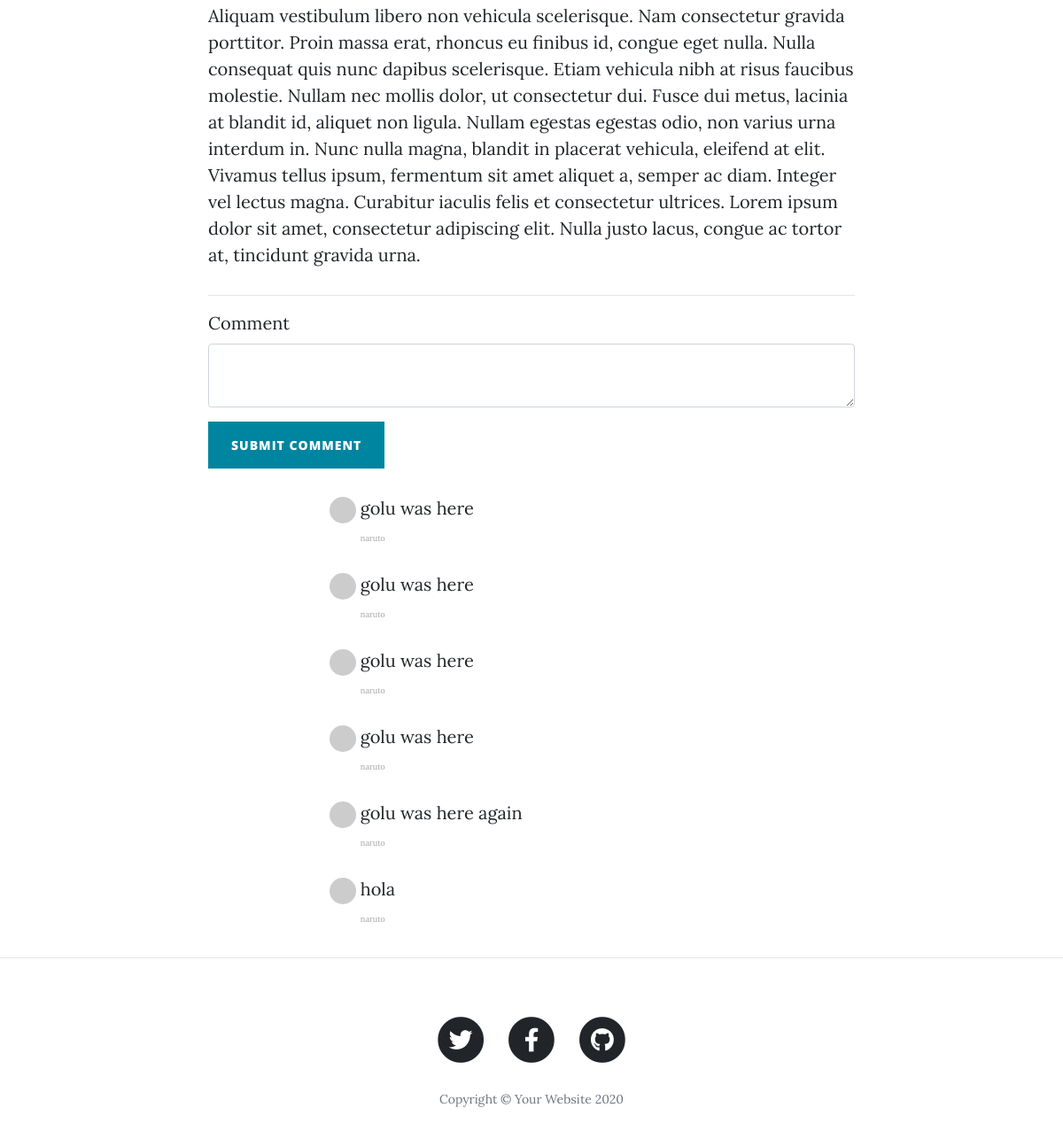
/post/1 (lower part), run on an earlier commit of the app's database.
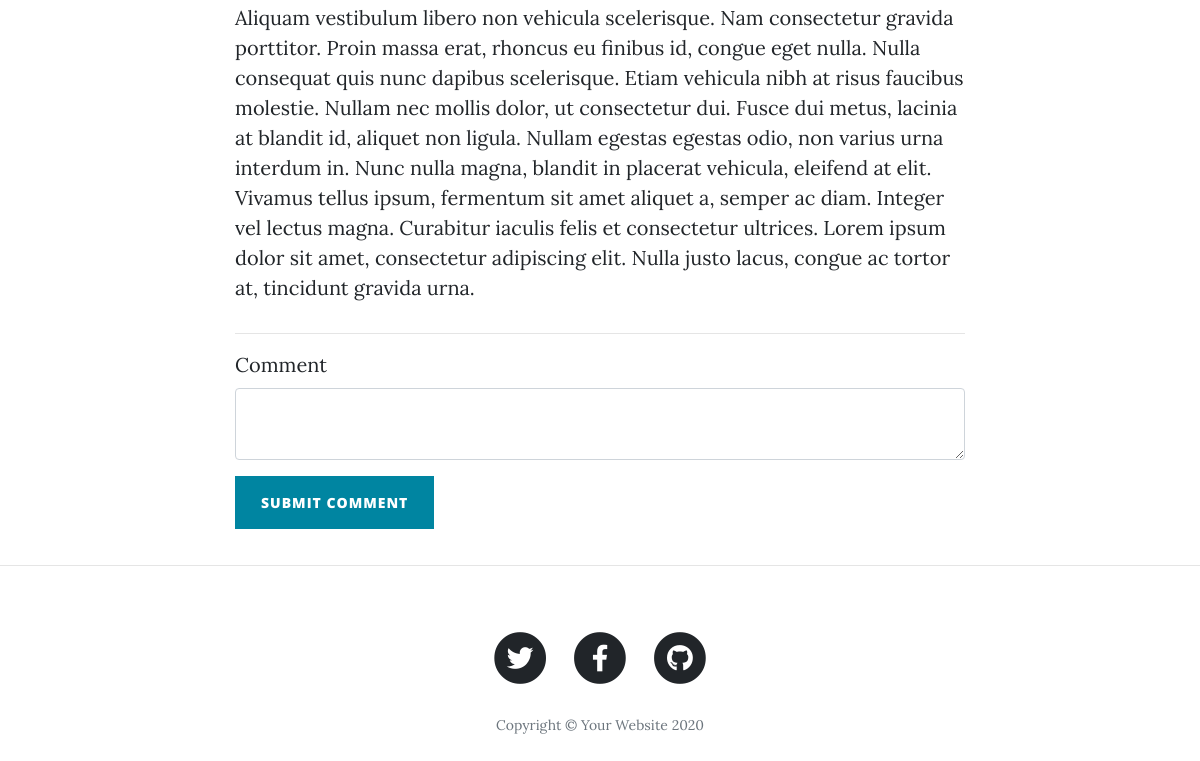
And on a later commit of the database.
### main.py (models this page shows)
class BlogPost(base, db.Model):
    __tablename__ = "blog_post"
    id = db.Column(db.Integer, primary_key=True)
    author = relationship("User", back_populates="posts")
    author_id = db.Column(db.Integer, db.ForeignKey("user.id"))
    comments = relationship("Comment", back_populates="parent_post")
    title = db.Column(db.String(250), unique=True, nullable=False)
    subtitle = db.Column(db.String(250), nullable=False)
    date = db.Column(db.String(250), nullable=False)
    body = db.Column(db.Text, nullable=False)
    img_url = db.Column(db.String(250), nullable=False)

class Comment(base,db.Model):
    __tablename__ = "comments"
    id = db.Column(db.Integer, primary_key=True)
    text = db.Column(db.String, nullable=False)
    author_id = db.Column(db.Integer, db.ForeignKey("user.id"))
    author = relationship("User", back_populates="comments")
    post_id = db.Column(db.Integer, db.ForeignKey("blog_post.id"))
    parent_post = relationship("BlogPost", back_populates="comments")

class User(UserMixin, base, db.Model):
    id = db.Column(db.Integer, primary_key=True)
    email = db.Column(db.String, unique=True, nullable=False)
    password = db.Column(db.String, nullable=False)
    name = db.Column(db.String, nullable=False)
    posts = relationship("BlogPost", back_populates="author")
    comments = relationship("Comment", back_populates="author")

### main.py (the view, shortened to what this page needs)
@app.route("/post/<int:post_id>", methods=["GET","POST"])
def show_post(post_id):
    requested_post = BlogPost.query.get(post_id)
    form = CommentForm()
    return render_template("post.html", post=requested_post, form=form)

### forms.py
class CommentForm(FlaskForm):
    comment = CKEditorField("Comment", validators=[DataRequired()])
    submit = SubmitField("Submit Comment")

### templates/post.html (shortened to what this page needs)
{% include "header.html" %}
{% import "bootstrap/wtf.html" as wtf %}
  <article>
    <div class="container">
      <div class="row">
        <div class="col-lg-8 col-md-10 mx-auto">
            {{ post.body|safe }}
          <hr>
          {{ wtf.quick_form(form, novalidate=True, button_map={"submit": "primary"}) }}
          <div class="col-lg-8 col-md-10 mx-auto comment">
            {% for comment in post.comments: %}
              <ul class="commentList">
                <li>
                    <div class="commenterImage">
                      <img src="{{ comment.author.email | gravatar }}"/>
                    </div>
                    <div class="commentText">
                      <p>{{comment.text|safe}}</p>
                      <span class="date sub-text">{{comment.author.name}}</span>
                    </div>
                </li>
              </ul>
            {% endfor %}
            </div>
          </div>
      </div>
    </div>
  </article>
  <hr>
{% include "footer.html" %}

### templates/header.html (shortened to what this page needs)
<!DOCTYPE html>
<html lang="en">
<head>
  <link href="{{ url_for('static', filename='vendor/bootstrap/css/bootstrap.min.css') }}" rel="stylesheet">
  <link href="{{ url_for('static', filename='vendor/fontawesome-free/css/all.min.css')}}" rel="stylesheet" type="text/css">
  <link href="{{ url_for('static', filename='css/clean-blog.min.css')}}" rel="stylesheet">
</head>
<body>

### templates/footer.html (shortened to what this page needs)
  <footer>
    <div class="container">
      <div class="row">
        <div class="col-lg-8 col-md-10 mx-auto">
          <ul class="list-inline text-center">
            <li class="list-inline-item">
              <a href="#">
                <span class="fa-stack fa-lg">
                  <i class="fas fa-circle fa-stack-2x"></i>
                  <i class="fab fa-twitter fa-stack-1x fa-inverse"></i>
                </span>
              </a>
            </li>
            <li class="list-inline-item">
              <a href="#">
                <span class="fa-stack fa-lg">
                  <i class="fas fa-circle fa-stack-2x"></i>
                  <i class="fab fa-facebook-f fa-stack-1x fa-inverse"></i>
                </span>
              </a>
            </li>
            <li class="list-inline-item">
              <a href="#">
                <span class="fa-stack fa-lg">
                  <i class="fas fa-circle fa-stack-2x"></i>
                  <i class="fab fa-github fa-stack-1x fa-inverse"></i>
                </span>
              </a>
            </li>
          </ul>
          <p class="copyright text-muted">Copyright &copy; Your Website 2020</p>
        </div>
      </div>
    </div>
  </footer>
</body>
</html>

What changed in the data, as far as the page shows it:
removed Comment: text "golu was here", author.name "naruto"
removed Comment: text "golu was here", author.name "naruto"
removed Comment: text "golu was here", author.name "naruto"
removed Comment: text "golu was here", author.name "naruto"
removed Comment: text "golu was here again", author.name "naruto"
removed Comment: text "hola", author.name "naruto"
